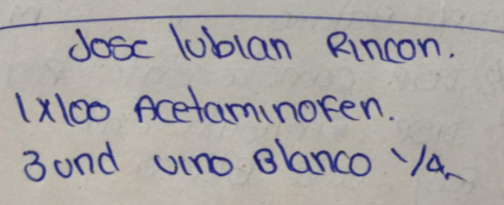
#> input picture test.png, 504 x 205 px
$ python -i ocr_engine.py   (imports and definitions only)
#> lines starting #> are read from the running program, lines starting #| are printed output that depends on the picture; after the words box and inside, x2 and y2 are one past the last pixel; in counts of white or black regions, pixels touching at a corner belong together
import easyocr
import cv2
import numpy as np


# =====================================
# OCR
# =====================================

# [4 lines that did not run here, left out]


# =====================================
# PREPROCESAR IMAGEN
# =====================================

def preprocess_image(image_path):

#> called with image_path = '../test.png'
    image = cv2.imread(image_path)
#> image is the input picture: shape (205, 504, 3); mean B, G, R 165, 165.9, 169.1

    # =====================================
    # ESCALA GRISES
    # =====================================

    gray = cv2.cvtColor(
        image,
        cv2.COLOR_BGR2GRAY
    )
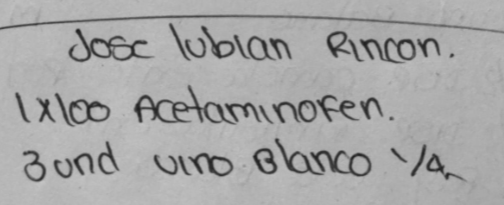
#> gray: shape (205, 504); min 32, max 196, mean 166.7

    # =====================================
    # AGRANDAR IMAGEN
    # =====================================

    gray = cv2.resize(

        gray,

        None,

        fx=3,

        fy=3,

        interpolation=cv2.INTER_CUBIC

    )
#> gray: shape (615, 1512)

    # =====================================
    # REDUCIR RUIDO
    # =====================================

    gray = cv2.GaussianBlur(
        gray,
        (3, 3),
        0
    )

    # =====================================
    # THRESHOLD ADAPTATIVO
    # =====================================

    thresh = cv2.adaptiveThreshold(

        gray,

        255,

        cv2.ADAPTIVE_THRESH_GAUSSIAN_C,

        cv2.THRESH_BINARY,

        11,

        2

    )
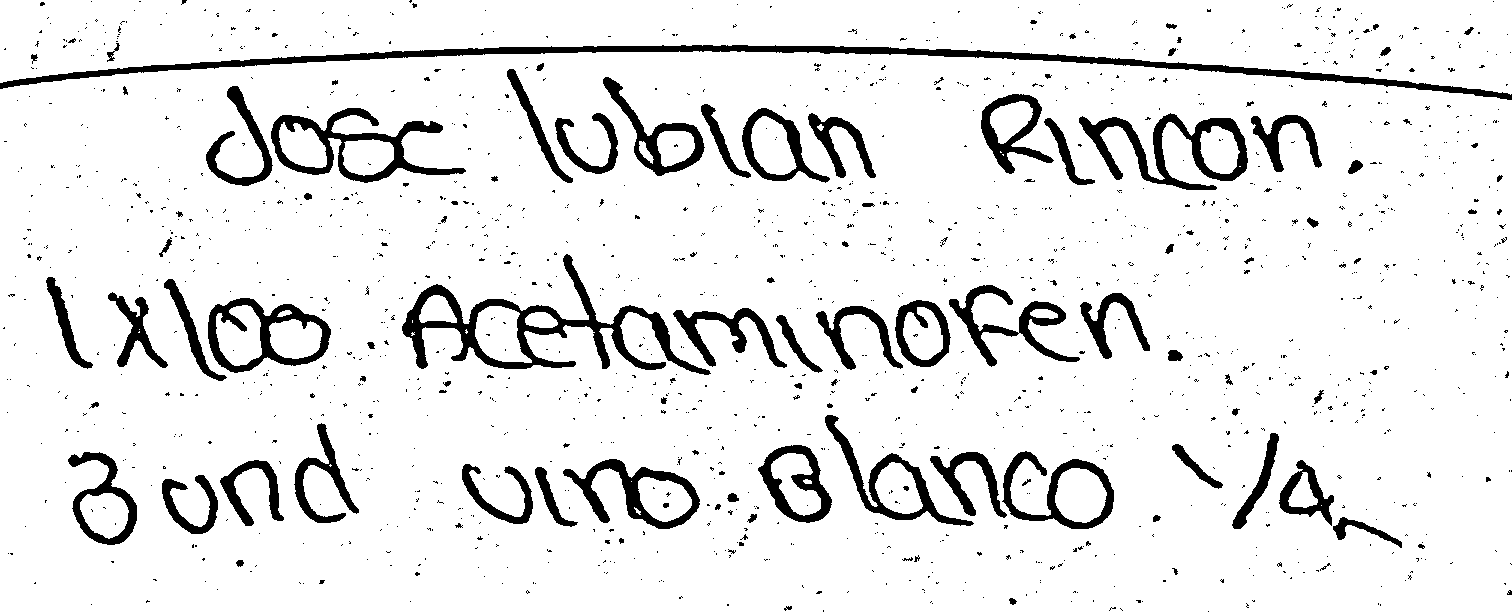
#> thresh: shape (615, 1512); 90.9% white; 1493 black regions (1382 under 20 px), largest, box (x1, y1, x2, y2) and area: (0, 45, 1512, 100) 9546, (402, 254, 711, 375) 7105, (1079, 113, 1248, 190) 4038

    # =====================================
    # SHARPEN
    # =====================================

    kernel = np.array([

        [0, -1, 0],

        [-1, 5,-1],

        [0, -1, 0]

    ])

    sharpen = cv2.filter2D(
        thresh,
        -1,
        kernel
    )

    return sharpen


# =====================================
# EXTRAER TEXTO
# =====================================

def extract_text(image_path):

    processed = preprocess_image(
        image_path
    )

    results = reader.readtext(

        processed,

        detail=0,

        paragraph=False

    )

    cleaned = []

    for line in results:

        line = line.strip()

        if len(line) > 1:

            cleaned.append(line)

    return "\n".join(cleaned)

>>> result = preprocess_image('../test.png')
